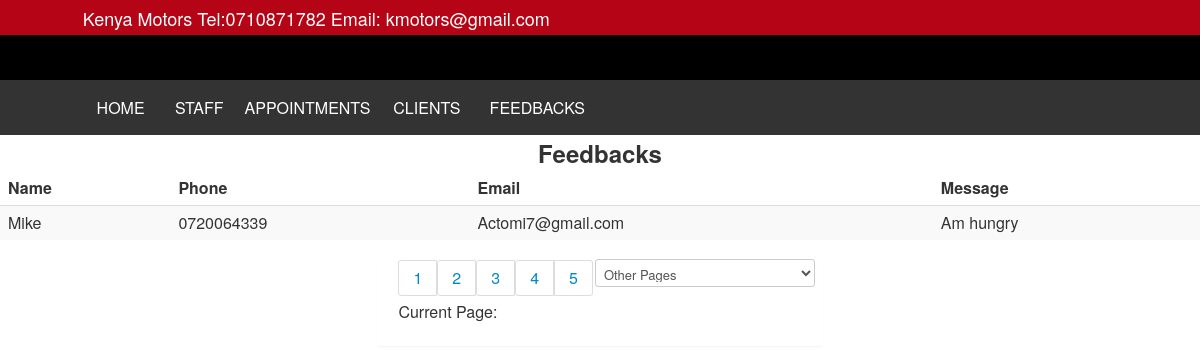
Page /feedback.php on the committed database.
### tables this page shows
CREATE TABLE IF NOT EXISTS `feedback` (
  `id` int(11) NOT NULL AUTO_INCREMENT,
  `name` varchar(255) NOT NULL,
  `tel` varchar(255) NOT NULL,
  `email` varchar(255) NOT NULL,
  `message` text NOT NULL,
  PRIMARY KEY (`id`)
);

### feedback.php (the view, shortened to what this page needs)
<html xmlns="http://www.w3.org/1999/xhtml">
<head>
</head>
<body>
<div id="main wrapper" align="center">
<div id="Page_header">
<?php include './admin_nav.php';?>
    <h2>Feedbacks</h2>
        <table class="table table-striped">
            <thead>
            <th>Name</th>
            <th>Phone</th>
            <th>Email</th>
            <th>Message</th>
        </thead>
        <?php
        $s_per_page = 5;
        $s_page = (isset($_GET['page'])) ? (int) $_GET['page'] : 1;
        $s_start = ($s_page - 1) * $s_per_page;
        $result = mysql_query("SELECT * FROM `feedback` LIMIT $s_start, $s_per_page ");
        while ($row = mysql_fetch_array($result)) {
            echo "<tr>";
            echo '<td>' . $row['name'] . '</td>';
            echo '<td>' . $row['tel'] . '</td>';
            echo '<td>' . $row['email'] . '</td>';
            echo '<td>' . $row['message'] . '</td>';
            echo "</tr>";
        }
        ?>
    </table>
            <div class="pagination">
                <ul id="form_pages">
                    <li>
                        <form id="me">
            <table >
                <tr>
                    <td style="padding-left: 20px;"> <?php
                    $last=5;
                    for ($x = 0; $x < $last; $x++) {
                        $curr = $x + 1;
                        echo '<li><a href="clients?page=' . $curr . '">' . $curr . '</a></li>';
                    }
                    ?></td>
                    <td>
                    <select id="pages" onChange="change()">
                    <option value="-1">Other Pages</option>
                	</select>
                    </td><td colspan="1"></td>
                </tr>
                <tr><td></td></tr>
                <tr>
                    <td style="padding-left: 20px;">Current Page: <?php echo $_GET['page'];?></td>
                </tr>
            </table>
        </form>
                    </li>
                </ul>
    </div>
</body>
</html>

### feedback.php (style rules this page uses)
#form_pages li { display: inline-block; }

### rows in the picture
feedback: name "Mike", tel "0720064339", email "Actomi7@gmail.com", message "Am hungry"

### other values in the picture
$curr "1"
$curr "2"
$curr "3"
$curr "4"
$curr "5"
